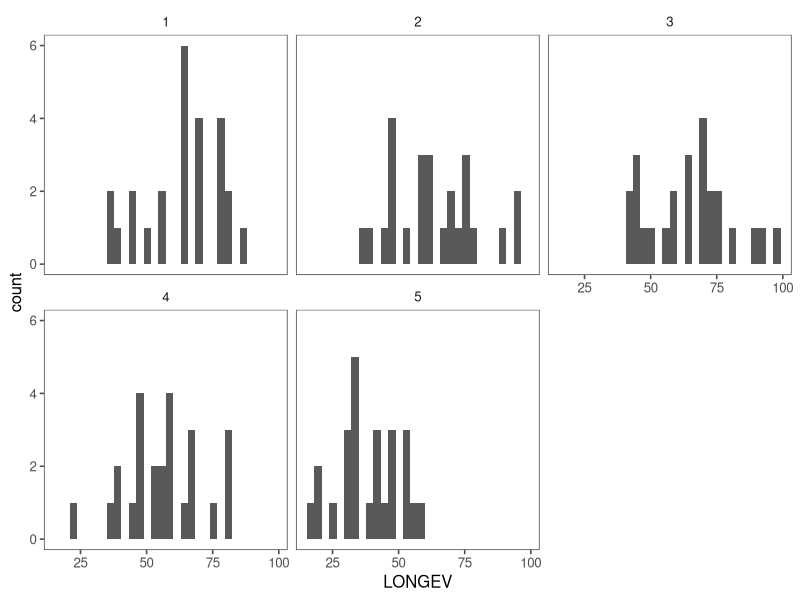
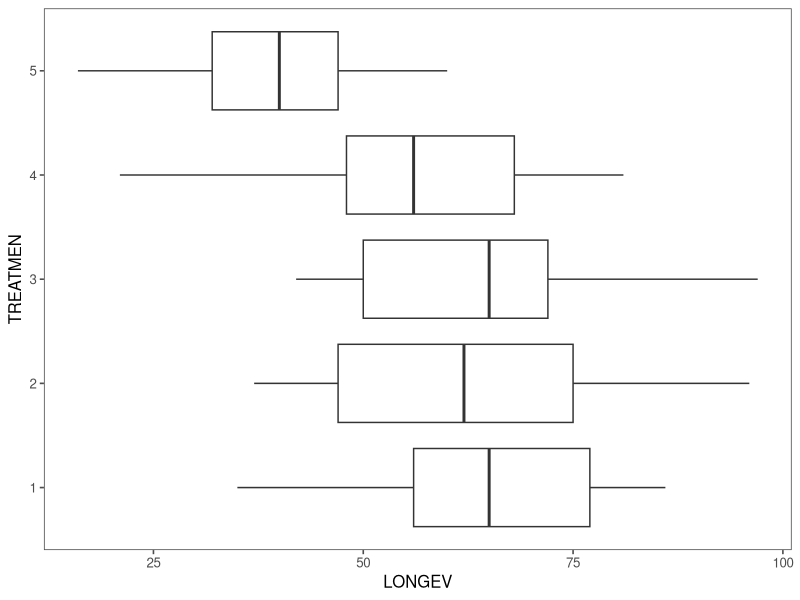
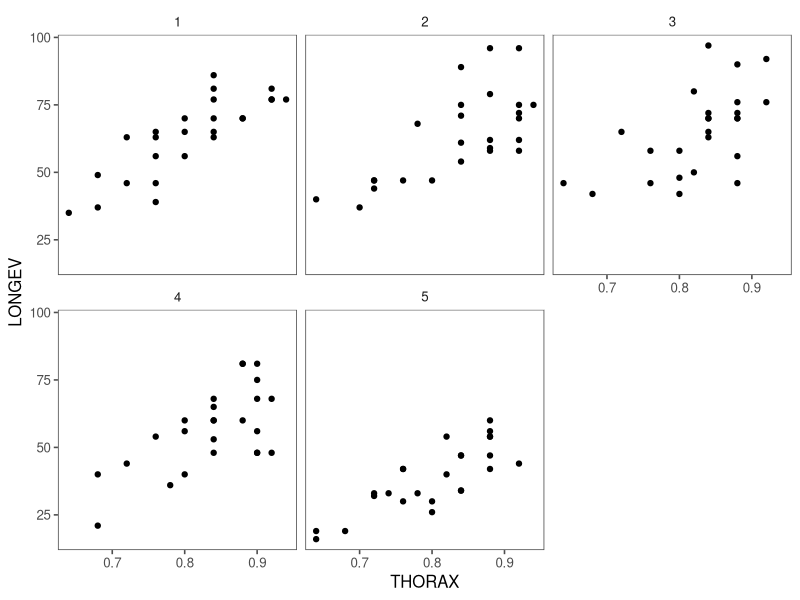
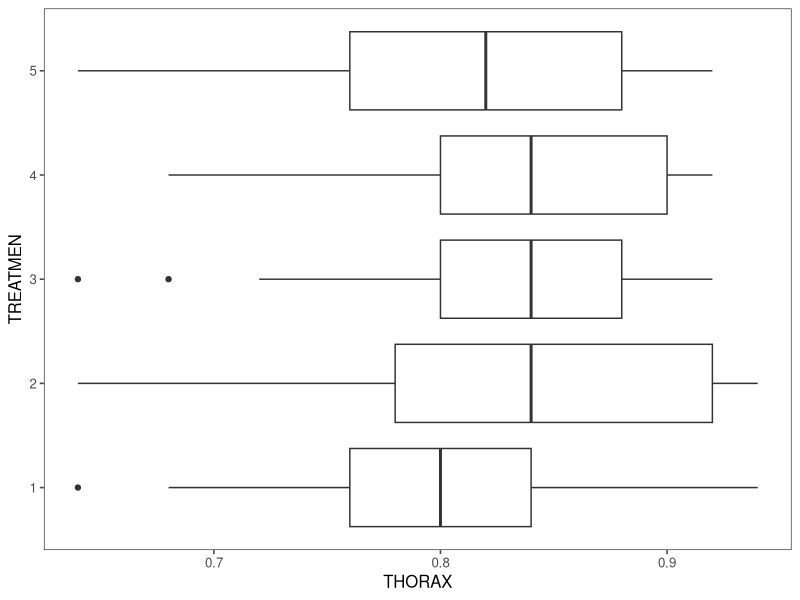

Write the R code that produced these figures, in order.
# Biometry 2016 
# Lab 11
# ANCOVA

library(ggplot2)
library(ggthemes)
library(car) # gives us durbin.watson()

# Using the data in "partridge_ANCOVA.csv", answer the following questions.  
# The authors were interested in the effect of the number of mating partners (TREATMEN) on fruitfly longevity (LONGEV). Thorax length (THORAX), a measure of fruitfly size, was also measured and is used as a covariate. 

# If you wanted to determine whether the treatment had an effect on longevity, how would you do it? 

# ANCOVA IN R
# model <- aov(response ~ covariate + factorvariable, data=object)


dat <- read.csv("partridge_ancova.csv")

# Run an ANOVA on LONGEV and TREATMEN
# Does the data meet the assumptions of the test?  

## normality 

dat$TREATMEN <- as.factor(dat$TREATMEN)


ggplot()+geom_histogram(data=dat, aes(x=LONGEV))+facet_wrap(~TREATMEN)+theme_few()


## homogeneity of variance 

dat$TREATMEN <- as.factor(dat$TREATMEN)

ggplot()+geom_boxplot(data=dat, aes(y=LONGEV, x=TREATMEN, group=TREATMEN))+theme_few()+coord_flip()


## independence (exp design)

### we don't know anything about the experimental design, so we have to assume that things are OK


# How can you tell?  

# What could you do if the data did not meet the assumptions?


model <- aov(data=dat, LONGEV ~ TREATMEN)
summary(model)



#############
# Now do an ANCOVA using the covariate (THORAX) instead of TREATMEN.  

# Make sure you test the assumptions first (see above)

## linearity (scatterplots)

ggplot()+geom_point(data=dat, aes(y=LONGEV, x=THORAX))+theme_few()+facet_wrap(~TREATMEN)

## covariate values similar across groups (boxplots)

ggplot()+geom_boxplot(data=dat, aes(y=THORAX, x=TREATMEN, group=TREATMEN))+theme_few()+coord_flip()

### also look at our ANOVA results from above

## fixed covariate (is our factor fixed and measured with no error?)

### well is it? hmmmm????


model <- aov(data=dat, LONGEV ~ TREATMEN + THORAX)
summary(model)

# What does the corresponding ANCOVA table tell you?  Interpret it for me.  

# What is a covariate and why bother with it? 
